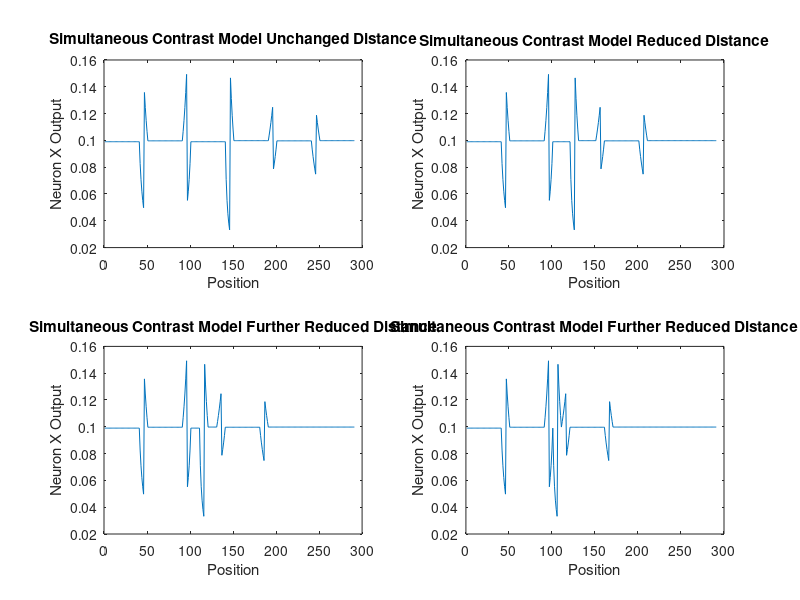

Here is the MATLAB script that generated this plot:
clear all 
clc 
close all 

a = .1;
b = 1;

xactivity = [];
xactivity2 = []; 
xactivity3 = []; 
xactivity4 = [];



I (1:50) = 1; 
I (51:100) = 3; 
I (101:150) = 1; 
I (151:200) = 5; 
I (201:250) = 3; 
I (251:300) = 5; 

for x = 1: (length(I)-9)
    entireinput = [I(x : x+9)];
    xi = ((b* I(x+4)))/ (a + (sum(entireinput)));
    xactivity = [xactivity xi];
end 

subplot (2, 2, 1)
plot(1:length(xactivity), xactivity) 
title ('Simultaneous Contrast Model Unchanged Distance') 
xlabel ('Position') 
ylabel ('Neuron X Output')
I (1:50) = 1; 
I (51:100) = 3; 
I (101:130) = 1; 
I (131:160) = 5; 
I (161:210) = 3; 
I (211:260) = 5; 
for x = 1: (length(I)-9)
    entireinput = [I(x : x+9)];
    xi = ((b* I(x+4)))/ (a + (sum(entireinput)));
    xactivity2 = [xactivity2 xi];
end 

subplot (2, 2, 2)
plot(1:length(xactivity2), xactivity2) 
title ('Simultaneous Contrast Model Reduced Distance') 
xlabel ('Position')
ylabel ('Neuron X Output')

I (1:50) = 1; 
I (51:100) = 3; 
I (101:120) = 1; 
I (121:140) = 5; 
I (141:190) = 3; 
I (191:240) = 5; 
for x = 1: (length(I)-9)
    entireinput = [I(x : x+9)];
    xi = ((b* I(x+4)))/ (a + (sum(entireinput)));
    xactivity3 = [xactivity3 xi];
end 

subplot (2, 2, 3)
plot(1:length(xactivity3), xactivity3) 
title ('Simultaneous Contrast Model Further Reduced Distance') 
xlabel ('Position') 
ylabel ('Neuron X Output') 

I (1:50) = 1; 
I (51:100) = 3; 
I (101:110) = 1; 
I (111:120) = 5; 
I (121:170) = 3; 
I (171:220) = 5; 
for x = 1: (length(I)-9)
    entireinput = [I(x : x+9)];
    xi = ((b* I(x+4)))/ (a + (sum(entireinput)));
    xactivity4 = [xactivity4 xi];
end 

subplot (2, 2, 4)
plot(1:length(xactivity4), xactivity4) 
title ('Simultaneous Contrast Model Further Reduced Distance') 
xlabel ('Position')
ylabel ('Neuron X Output') 



